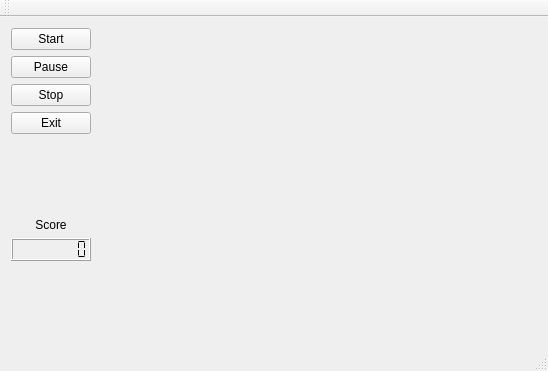
<?xml version="1.0" encoding="UTF-8"?>
<ui version="4.0">
 <class>MainWindow</class>
 <widget class="QMainWindow" name="MainWindow">
  <property name="geometry">
   <rect>
    <x>0</x>
    <y>0</y>
    <width>546</width>
    <height>371</height>
   </rect>
  </property>
  <property name="windowTitle">
   <string>Snake</string>
  </property>
  <property name="windowIcon">
   <iconset>
    <normaloff>Images/wpsofficeetmain_94386.ico</normaloff>Images/wpsofficeetmain_94386.ico</iconset>
  </property>
  <widget class="QWidget" name="centralWidget">
   <layout class="QGridLayout" name="gridLayout">
    <item row="0" column="0">
     <layout class="QVBoxLayout" name="verticalLayout_2">
      <item>
       <widget class="QPushButton" name="buttonStart">
        <property name="minimumSize">
         <size>
          <width>20</width>
          <height>0</height>
         </size>
        </property>
        <property name="maximumSize">
         <size>
          <width>80</width>
          <height>30</height>
         </size>
        </property>
        <property name="text">
         <string>Start</string>
        </property>
        <property name="icon">
         <iconset>
          <normaloff>Images/ios-8-Game-Center-icon_43822.ico</normaloff>Images/ios-8-Game-Center-icon_43822.ico</iconset>
        </property>
       </widget>
      </item>
      <item>
       <widget class="QPushButton" name="buttonPause">
        <property name="maximumSize">
         <size>
          <width>80</width>
          <height>30</height>
         </size>
        </property>
        <property name="text">
         <string>Pause</string>
        </property>
        <property name="icon">
         <iconset>
          <normaloff>Images/PauseDisabled_26933.ico</normaloff>Images/PauseDisabled_26933.ico</iconset>
        </property>
       </widget>
      </item>
      <item>
       <widget class="QPushButton" name="buttonStop">
        <property name="maximumSize">
         <size>
          <width>80</width>
          <height>30</height>
         </size>
        </property>
        <property name="text">
         <string>Stop</string>
        </property>
        <property name="icon">
         <iconset>
          <normaloff>Images/Stop_37106.ico</normaloff>Images/Stop_37106.ico</iconset>
        </property>
       </widget>
      </item>
      <item>
       <widget class="QPushButton" name="buttonExit">
        <property name="maximumSize">
         <size>
          <width>80</width>
          <height>30</height>
         </size>
        </property>
        <property name="text">
         <string>Exit</string>
        </property>
        <property name="icon">
         <iconset>
          <normaloff>Images/exit_closethesession_close_6317.ico</normaloff>Images/exit_closethesession_close_6317.ico</iconset>
        </property>
       </widget>
      </item>
      <item>
       <spacer name="verticalSpacer">
        <property name="orientation">
         <enum>Qt::Vertical</enum>
        </property>
        <property name="sizeHint" stdset="0">
         <size>
          <width>20</width>
          <height>40</height>
         </size>
        </property>
       </spacer>
      </item>
      <item>
       <widget class="QLabel" name="label">
        <property name="minimumSize">
         <size>
          <width>80</width>
          <height>0</height>
         </size>
        </property>
        <property name="text">
         <string>Score</string>
        </property>
        <property name="alignment">
         <set>Qt::AlignCenter</set>
        </property>
       </widget>
      </item>
      <item>
       <widget class="QLCDNumber" name="lcdNumber">
        <property name="maximumSize">
         <size>
          <width>80</width>
          <height>30</height>
         </size>
        </property>
        <property name="frameShape">
         <enum>QFrame::Box</enum>
        </property>
        <property name="frameShadow">
         <enum>QFrame::Raised</enum>
        </property>
        <property name="digitCount">
         <number>8</number>
        </property>
        <property name="segmentStyle">
         <enum>QLCDNumber::Flat</enum>
        </property>
       </widget>
      </item>
      <item>
       <spacer name="verticalSpacer_2">
        <property name="orientation">
         <enum>Qt::Vertical</enum>
        </property>
        <property name="sizeHint" stdset="0">
         <size>
          <width>20</width>
          <height>40</height>
         </size>
        </property>
       </spacer>
      </item>
     </layout>
    </item>
    <item row="0" column="1">
     <widget class="Space" name="LayoutSpace" native="true">
      <property name="enabled">
       <bool>true</bool>
      </property>
      <property name="minimumSize">
       <size>
        <width>440</width>
        <height>300</height>
       </size>
      </property>
     </widget>
    </item>
   </layout>
  </widget>
  <widget class="QMenuBar" name="menuBar">
   <property name="geometry">
    <rect>
     <x>0</x>
     <y>0</y>
     <width>546</width>
     <height>21</height>
    </rect>
   </property>
  </widget>
  <widget class="QToolBar" name="mainToolBar">
   <attribute name="toolBarArea">
    <enum>TopToolBarArea</enum>
   </attribute>
   <attribute name="toolBarBreak">
    <bool>false</bool>
   </attribute>
  </widget>
  <widget class="QStatusBar" name="statusBar"/>
 </widget>
 <layoutdefault spacing="6" margin="11"/>
 <customwidgets>
  <customwidget>
   <class>Space</class>
   <extends>QWidget</extends>
   <header>space.h</header>
   <container>1</container>
   <slots>
    <signal>changePause()</signal>
    <signal>setScore(int)</signal>
    <slot>startGame()</slot>
    <slot>pauseGame()</slot>
    <slot>stopGame()</slot>
   </slots>
  </customwidget>
 </customwidgets>
 <resources/>
 <connections>
  <connection>
   <sender>buttonExit</sender>
   <signal>clicked()</signal>
   <receiver>MainWindow</receiver>
   <slot>close()</slot>
   <hints>
    <hint type="sourcelabel">
     <x>49</x>
     <y>144</y>
    </hint>
    <hint type="destinationlabel">
     <x>272</x>
     <y>185</y>
    </hint>
   </hints>
  </connection>
  <connection>
   <sender>buttonStart</sender>
   <signal>clicked()</signal>
   <receiver>LayoutSpace</receiver>
   <slot>startGame()</slot>
   <hints>
    <hint type="sourcelabel">
     <x>49</x>
     <y>54</y>
    </hint>
    <hint type="destinationlabel">
     <x>316</x>
     <y>191</y>
    </hint>
   </hints>
  </connection>
  <connection>
   <sender>buttonPause</sender>
   <signal>clicked()</signal>
   <receiver>LayoutSpace</receiver>
   <slot>pauseGame()</slot>
   <hints>
    <hint type="sourcelabel">
     <x>49</x>
     <y>84</y>
    </hint>
    <hint type="destinationlabel">
     <x>316</x>
     <y>191</y>
    </hint>
   </hints>
  </connection>
  <connection>
   <sender>LayoutSpace</sender>
   <signal>changePause()</signal>
   <receiver>MainWindow</receiver>
   <slot>changePauseButton()</slot>
   <hints>
    <hint type="sourcelabel">
     <x>316</x>
     <y>191</y>
    </hint>
    <hint type="destinationlabel">
     <x>272</x>
     <y>185</y>
    </hint>
   </hints>
  </connection>
  <connection>
   <sender>LayoutSpace</sender>
   <signal>setScore(int)</signal>
   <receiver>lcdNumber</receiver>
   <slot>display(int)</slot>
   <hints>
    <hint type="sourcelabel">
     <x>316</x>
     <y>191</y>
    </hint>
    <hint type="destinationlabel">
     <x>49</x>
     <y>261</y>
    </hint>
   </hints>
  </connection>
  <connection>
   <sender>buttonStop</sender>
   <signal>clicked()</signal>
   <receiver>LayoutSpace</receiver>
   <slot>stopGame()</slot>
   <hints>
    <hint type="sourcelabel">
     <x>49</x>
     <y>114</y>
    </hint>
    <hint type="destinationlabel">
     <x>316</x>
     <y>191</y>
    </hint>
   </hints>
  </connection>
 </connections>
 <slots>
  <slot>changePauseButton()</slot>
 </slots>
</ui>
